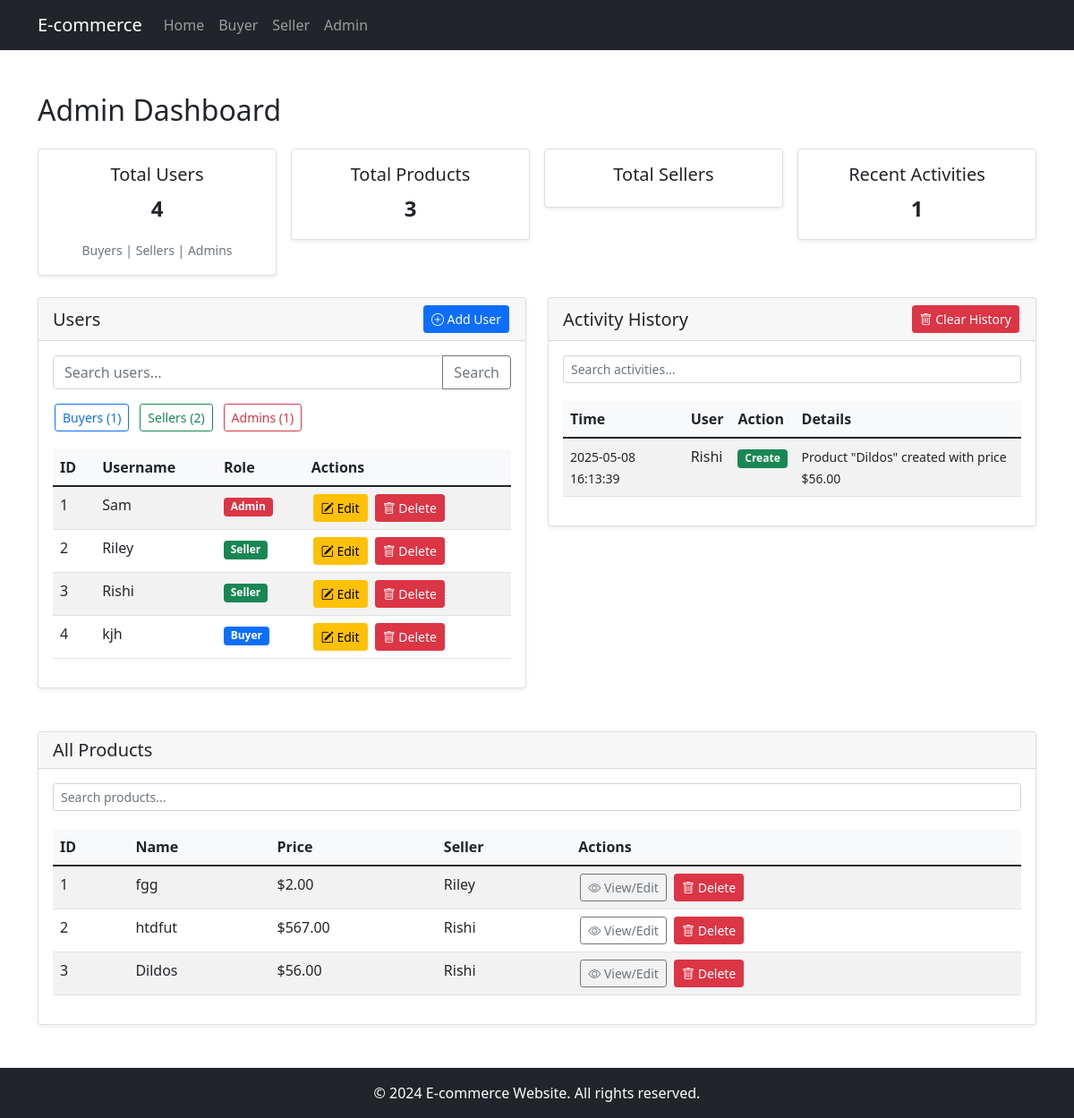
The page /admin on the database its author committed.
### app.py (models this page shows)
class User(db.Model):
    id = db.Column(db.Integer, primary_key=True)
    username = db.Column(db.String(50), unique=True, nullable=False)
    role = db.Column(db.String(10), nullable=False)  # 'buyer', 'seller', 'admin'
    products = db.relationship('Product', backref='seller', lazy=True)
    orders = db.relationship('Order', backref='buyer', lazy=True)
    activities = db.relationship('Activity', backref='user', lazy=True)

class Activity(db.Model):
    id = db.Column(db.Integer, primary_key=True)
    user_id = db.Column(db.Integer, db.ForeignKey('user.id'), nullable=False)
    product_id = db.Column(db.Integer, db.ForeignKey('product.id'), nullable=True)
    action = db.Column(db.String(50), nullable=False)  # 'create', 'update', 'delete', 'purchase'
    details = db.Column(db.String(200), nullable=True)
    created_at = db.Column(db.DateTime, default=datetime.utcnow)

class Product(db.Model):
    id = db.Column(db.Integer, primary_key=True)
    name = db.Column(db.String(100), nullable=False)
    price = db.Column(db.Float, nullable=False)
    seller_id = db.Column(db.Integer, db.ForeignKey('user.id'), nullable=False)
    orders = db.relationship('Order', backref='product', lazy=True)
    activities = db.relationship('Activity', backref='product', lazy=True)

### app.py (the view)
@app.route("/admin")
@app.route("/admin/<selected_roles>")
def admin(selected_roles=None):
    search_query = request.args.get('search', '').strip().lower()
    selected_roles = selected_roles.split(',') if selected_roles else []
    users_query = User.query
    if selected_roles:
        users_query = users_query.filter(User.role.in_(selected_roles))
    if search_query:
        users_query = users_query.filter(User.username.ilike(f'%{search_query}%'))
    users = users_query.all()
    role_counts = {
        'buyer': User.query.filter_by(role='buyer').count(),
        'seller': User.query.filter_by(role='seller').count(),
        'admin': User.query.filter_by(role='admin').count()
    }
    products = Product.query.all()
    activities = Activity.query.order_by(Activity.created_at.desc()).all()
    user_count = len(User.query.all())
    product_count = len(products)
    recent_activity_count = len(activities)
    return render_template("admin.html",
                         users=users,
                         products=products,
                         activities=activities,
                         role_counts=role_counts,
                         selected_roles=selected_roles,
                         search_query=search_query,
                         user_count=user_count,
                         product_count=product_count,
                         recent_activity_count=recent_activity_count)

### templates/admin.html (shortened to what this page needs)
{% extends "base.html" %}
{% block content %}
<div class="container mt-5">
    <h2 class="mb-4">Admin Dashboard</h2>
    <div class="row mb-4 g-3">
        <div class="col-md-3">
            <div class="card text-center shadow-sm">
                <div class="card-body">
                    <h5 class="card-title">Total Users</h5>
                    <p class="card-text fs-4 fw-bold">{{ user_count }}</p>
                    <small class="text-muted">
                        {{ buyer_count }} Buyers | {{ seller_count }} Sellers | {{ admin_count }} Admins
                    </small>
                </div>
            </div>
        </div>
        <div class="col-md-3">
            <div class="card text-center shadow-sm">
                <div class="card-body">
                    <h5 class="card-title">Total Products</h5>
                    <p class="card-text fs-4 fw-bold">{{ product_count }}</p>
                </div>
            </div>
        </div>
        <div class="col-md-3">
            <div class="card text-center shadow-sm">
                <div class="card-body">
                    <h5 class="card-title">Total Sellers</h5>
                </div>
            </div>
        </div>
        <div class="col-md-3">
            <div class="card text-center shadow-sm">
                <div class="card-body">
                    <h5 class="card-title">Recent Activities</h5>
                    <p class="card-text fs-4 fw-bold">{{ recent_activity_count }}</p>
                </div>
            </div>
        </div>
    </div>
    <div class="row">
        <div class="col-lg-6 mb-4">
            <div class="card shadow-sm">
                <div class="card-header d-flex justify-content-between align-items-center">
                    <h3 class="card-title mb-0 fs-5">Users</h3>
                    <button type="button" class="btn btn-primary btn-sm" data-bs-toggle="modal" data-bs-target="#addUserModal">
                        <i class="bi bi-plus-circle"></i> Add User
                    </button>
                </div>
                <div class="card-body">
                    <form method="GET" action="{{ url_for('admin') }}" class="mb-3">
                        <div class="input-group mb-3">
                            <input type="text" class="form-control" name="search" value="{{ search_query }}" placeholder="Search users...">
                            <button class="btn btn-outline-secondary" type="submit">Search</button>
                        </div>
                        <div class="d-flex flex-wrap gap-2">
                            <a href="{{ url_for('admin', selected_roles='buyer' if 'buyer' not in selected_roles else '') }}"
                               class="btn btn-sm {% if 'buyer' in selected_roles %}btn-primary{% else %}btn-outline-primary{% endif %}">
                                Buyers ({{ role_counts['buyer'] }})
                            </a>
                            <a href="{{ url_for('admin', selected_roles='seller' if 'seller' not in selected_roles else '') }}"
                               class="btn btn-sm {% if 'seller' in selected_roles %}btn-success{% else %}btn-outline-success{% endif %}">
                                Sellers ({{ role_counts['seller'] }})
                            </a>
                            <a href="{{ url_for('admin', selected_roles='admin' if 'admin' not in selected_roles else '') }}"
                               class="btn btn-sm {% if 'admin' in selected_roles %}btn-danger{% else %}btn-outline-danger{% endif %}">
                                Admins ({{ role_counts['admin'] }})
                            </a>
                        </div>
                    </form>
                    <div class="table-responsive">
                        <table class="table table-striped table-hover">
                            <thead>
                                <tr>
                                    <th>ID</th>
                                    <th>Username</th>
                                    <th>Role</th>
                                    <th>Actions</th>
                                </tr>
                            </thead>
                            <tbody>
                                {% for user in users %}
                                <tr>
                                    <td>{{ user.id }}</td>
                                    <td>{{ user.username }}</td>
                                    <td>
                                        {% if user.role == 'admin' %}
                                            <span class="badge bg-danger">Admin</span>
                                        {% elif user.role == 'seller' %}
                                            <span class="badge bg-success">Seller</span>
                                        {% else %}
                                            <span class="badge bg-primary">Buyer</span>
                                        {% endif %}
                                    </td>
                                    <td>
                                        <a href="{{ url_for('edit_user', user_id=user.id) }}" class="btn btn-sm btn-warning">
                                            <i class="bi bi-pencil-square"></i> Edit
                                        </a>
                                        <form action="{{ url_for('delete_user', user_id=user.id) }}" method="POST" class="d-inline" onsubmit="return confirm('Are you sure you want to delete this user? This action cannot be undone.');">
                                            <button type="submit" class="btn btn-sm btn-danger">
                                                <i class="bi bi-trash"></i> Delete
                                            </button>
                                        </form>
                                    </td>
                                </tr>
                                {% else %}
                                <tr>
                                    <td colspan="4" class="text-center">No users found.</td>
                                </tr>
                                {% endfor %}
                            </tbody>
                        </table>
                    </div>
                </div>
            </div>
        </div>
        <div class="col-lg-6 mb-4">
            <div class="card shadow-sm">
                <div class="card-header d-flex justify-content-between align-items-center">
                    <h3 class="card-title mb-0 fs-5">Activity History</h3>
                    <button type="button" class="btn btn-danger btn-sm" data-bs-toggle="modal" data-bs-target="#clearHistoryModal">
                        <i class="bi bi-trash"></i> Clear History
                    </button>
                </div>
                <div class="card-body">
                    <div class="mb-3">
                        <input type="text" class="form-control form-control-sm" placeholder="Search activities...">
                    </div>
                    <div class="table-responsive" style="max-height: 400px; overflow-y: auto;">
                        <table class="table table-striped table-hover">
                            <thead>
                                <tr>
                                    <th>Time</th>
                                    <th>User</th>
                                    <th>Action</th>
                                    <th>Details</th>
                                </tr>
                            </thead>
                            <tbody>
                                {% for activity in activities %}
                                <tr>
                                    <td><small>{{ activity.created_at.strftime('%Y-%m-%d %H:%M:%S') }}</small></td>
                                    <td>{{ activity.user.username if activity.user else 'System' }}</td>
                                    <td>
                                        {% if activity.action == 'create' %}
                                            <span class="badge bg-success">Create</span>
                                        {% elif activity.action == 'update' %}
                                            <span class="badge bg-warning text-dark">Update</span>
                                        {% elif activity.action == 'delete' %}
                                            <span class="badge bg-danger">Delete</span>
                                        {% elif activity.action == 'purchase' %}
                                            <span class="badge bg-info text-dark">Purchase</span>
                                        {% else %}
                                            <span class="badge bg-secondary">{{ activity.action }}</span>
                                        {% endif %}
                                    </td>
                                    <td><small>{{ activity.details }}</small></td>
                                </tr>
                                {% else %}
                                <tr>
                                    <td colspan="4" class="text-center">No activities recorded yet.</td>
                                </tr>
                                {% endfor %}
                            </tbody>
                        </table>
                    </div>
                </div>
            </div>
        </div>
    </div>
    <div class="row">
        <div class="col-12">
            <div class="card shadow-sm mt-4">
                <div class="card-header">
                    <h3 class="card-title mb-0 fs-5">All Products</h3>
                </div>
                <div class="card-body">
                    <div class="mb-3">
                        <input type="text" class="form-control form-control-sm" placeholder="Search products...">
                    </div>
                    <div class="table-responsive">
                        <table class="table table-striped table-hover">
                            <thead>
                                <tr>
                                    <th>ID</th>
                                    <th>Name</th>
                                    <th>Price</th>
                                    <th>Seller</th>
                                    <th>Actions</th>
                                </tr>
                            </thead>
                            <tbody>
                                {% for product in products %}
                                <tr>
                                    <td>{{ product.id }}</td>
                                    <td>{{ product.name }}</td>
                                    <td>${{ "%.2f"|format(product.price) }}</td>
                                    <td>{{ product.seller.username if product.seller else 'N/A' }}</td>
                                    <td>
                                        <a href="{{ url_for('edit_product', product_id=product.id) }}" class="btn btn-sm btn-outline-secondary" title="View/Edit Product"><i class="bi bi-eye"></i> View/Edit</a>
                                        <button type="button" class="btn btn-sm btn-danger delete-product-btn" data-product-id="{{ product.id }}" data-product-name="{{ product.name }}" title="Delete Product">
                                            <i class="bi bi-trash"></i> Delete
                                        </button>
                                    </td>
                                </tr>
                                {% else %}
                                <tr>
                                    <td colspan="5" class="text-center">No products found.</td>
                                </tr>
                                {% endfor %}
                            </tbody>
                        </table>
                    </div>
                </div>
            </div>
        </div>
    </div>
</div>
<link rel="stylesheet" href="https://cdn.jsdelivr.net/npm/bootstrap-icons@1.8.1/font/bootstrap-icons.css">
{% endblock %}

### templates/base.html (shortened to what this page needs)
<!DOCTYPE html>
<html lang="en">
<head>
    <link href="https://cdn.jsdelivr.net/npm/bootstrap@5.1.3/dist/css/bootstrap.min.css" rel="stylesheet">
</head>
<body>
    <nav class="navbar navbar-expand-lg navbar-dark bg-dark">
        <div class="container">
            <a class="navbar-brand" href="{{ url_for('home') }}">E-commerce</a>
            <div class="collapse navbar-collapse" id="navbarNav">
                <ul class="navbar-nav">
                    <li class="nav-item">
                        <a class="nav-link" href="{{ url_for('home') }}">Home</a>
                    </li>
                    <li class="nav-item">
                        <a class="nav-link" href="{{ url_for('buyer') }}">Buyer</a>
                    </li>
                    <li class="nav-item">
                        <a class="nav-link" href="{{ url_for('seller') }}">Seller</a>
                    </li>
                    <li class="nav-item">
                        <a class="nav-link" href="{{ url_for('admin') }}">Admin</a>
                    </li>
                </ul>
            </div>
        </div>
    </nav>
    {% block content %}{% endblock %}
    <footer class="bg-dark text-white text-center py-3 mt-5">
        <div class="container">
            <p class="mb-0">&copy; 2024 E-commerce Website. All rights reserved.</p>
        </div>
    </footer>
</body>
</html>

### templates/base.html (style rules this page uses)
body { min-height: 100vh; display: flex; flex-direction: column; }
.container { flex: 1; }
.table-responsive { margin-top: 20px; }
.table th { background-color: #f8f9fa; }
.btn-sm { margin: 0 2px; }
footer { margin-top: auto; }

### rows shown on the page
User: id "1", username "Sam", role "Admin"
User: id "2", username "Riley", role "Seller"
User: id "3", username "Rishi", role "Seller"
User: id "4", username "kjh", role "Buyer"
Activity: created_at "2025-05-08 16:13:39", user "Rishi", action "Create", details "Product \"Dildos\" created with price $56.00"
Product: id "1", name "fgg", price "2.00", seller "Riley"
Product: id "2", name "htdfut", price "567.00", seller "Rishi"
Product: id "3", name "Dildos", price "56.00", seller "Rishi"

### other values the page prints
{{ user_count }} "4"
{{ product_count }} "3"
{{ recent_activity_count }} "1"
{{ role_counts['buyer'] }} "1"
{{ role_counts['seller'] }} "2"
{{ role_counts['admin'] }} "1"
